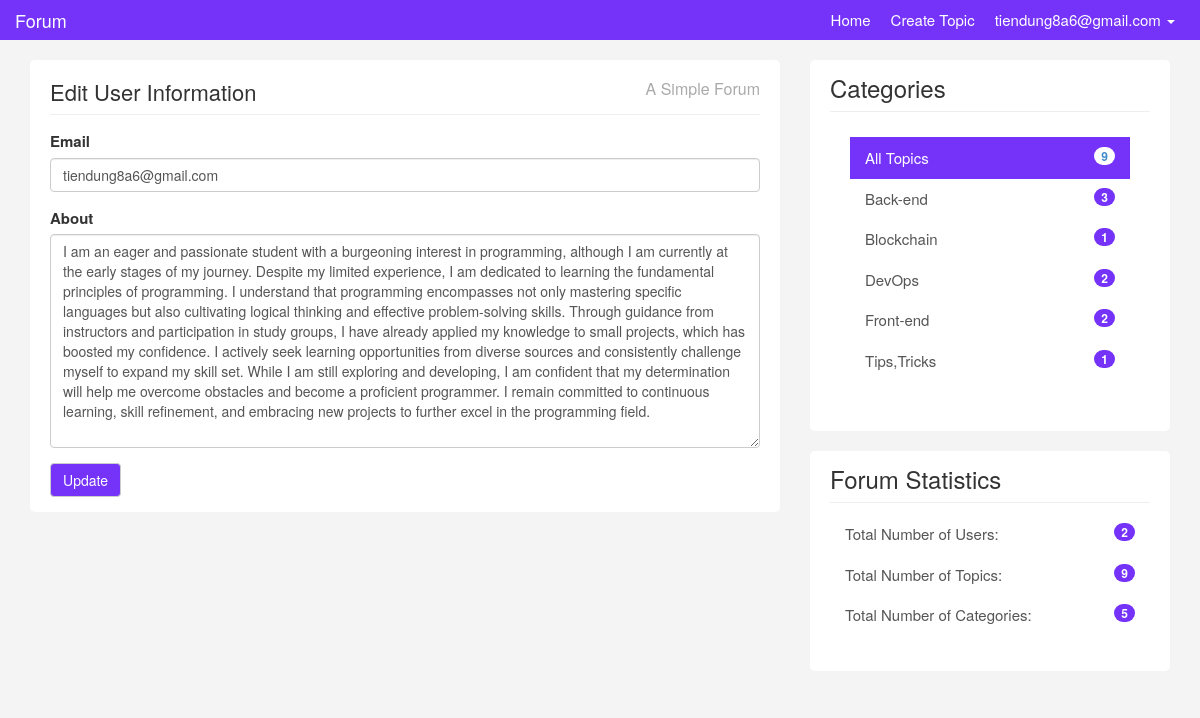
/users/edit-user.php?id=1 (signed in), run on the app's committed database.
### tables this page shows
CREATE TABLE `users` (
  `id` int(5) NOT NULL,
  `name` varchar(200) NOT NULL,
  `email` varchar(200) NOT NULL,
  `username` varchar(200) NOT NULL,
  `password` varchar(200) NOT NULL,
  `about` text NOT NULL,
  `avatar` varchar(200) NOT NULL,
  `created_at` timestamp NOT NULL DEFAULT current_timestamp()
);

CREATE TABLE `categories` (
  `id` int(5) NOT NULL,
  `name` varchar(200) NOT NULL,
  `created_at` timestamp NOT NULL DEFAULT current_timestamp()
);

### users/edit-user.php (the view, shortened to what this page needs)
<?php require "../includes/header.php"; ?>
<?php require "../config/config.php"; ?>
<?php
if (isset($_GET['id'])) {
	$id = $_GET['id'];
	$select = $conn->query("SELECT * FROM users WHERE id='$id' ");
	$select->execute();
	$user = $select->fetch(PDO::FETCH_OBJ);
}
?>
<div class="container">
	<div class="row">
		<div class="col-md-8">
			<div class="main-col">
				<div class="block">
					<h1 class="pull-left">Edit User Information</h1>
					<h4 class="pull-right">A Simple Forum</h4>
					<div class="clearfix"></div>
					<hr>
					<form role="form" method="POST" action="edit-user.php?id= <?php echo $id; ?>">
						<div class="form-group">
							<label>Email</label>
							<input type="text" value="<?php echo $user->email; ?> " class="form-control" name="email" placeholder="Enter email">
						</div>
						<div class="form-group">
							<label>About</label>
							<textarea id="body" rows="10" cols="80" class="form-control" name="about"><?php echo $user->about; ?></textarea>
						</div>
						<button type="submit" name="submit" class="color btn btn-default">Update</button>
					</form>
				</div>
			</div>
		</div>
<?php require "../includes/footer.php" ?>

### includes/footer.php (shortened to what this page needs)
<?php
$topics = $conn->query("SELECT COUNT(*) AS all_topics FROM topics");
$topics->execute();
$allTopics = $topics->fetch(PDO::FETCH_OBJ);
$categories = $conn->query("SELECT categories.id AS id, categories.name AS name,
        COUNT(topics.category) AS count_category FROM categories LEFT JOIN topics ON
        categories.name = topics.category GROUP BY (topics.category);");
$categories->execute();
$allCategories = $categories->fetchAll(PDO::FETCH_OBJ);
$users = $conn->query(" SELECT COUNT(*) AS count_users FROM users");
$users->execute();
$allUsers = $users->fetch(PDO::FETCH_OBJ);
$topics = $conn->query(" SELECT COUNT(*) AS count_topics FROM topics");
$topics->execute();
$allTopics_count = $topics->fetch(PDO::FETCH_OBJ);
$categories_count = $conn->query(" SELECT COUNT(*) AS categories_count FROM categories");
$categories_count->execute();
$allCategories_count = $categories_count->fetch(PDO::FETCH_OBJ)
?>
<div class="col-md-4">
    <div class="sidebar">
        <div class="block">
            <h3>Categories</h3>
            <div class="list-group block ">
                <a href="#" class="list-group-item active">All Topics <span class="badge pull-right"><?php echo $allTopics->all_topics; ?></span></a>
                <?php foreach ($allCategories as $category) : ?>
                    <a href="<?php echo APPURL; ?>/categories/show.php?name=<?php echo $category->name; ?>" class="list-group-item"><?php echo $category->name; ?><span class="color badge pull-right"><?php echo $category->count_category; ?></span></a>
                <?php endforeach; ?>
            </div>
        </div>
        <div class="block" style="margin-top: 20px;">
            <h3 class="margin-top: 40px">Forum Statistics</h3>
            <div class="list-group">
                <a href="#" class="list-group-item">Total Number of Users:<span class="color badge pull-right"><?php echo $allUsers->count_users; ?></span></a>
                <a href="#" class="list-group-item">Total Number of Topics:<span class="color badge pull-right"><?php echo $allTopics_count->count_topics; ?></span></a>
                <a href="#" class="list-group-item">Total Number of Categories: <span class="color badge pull-right"><?php echo $allCategories_count->categories_count; ?></span></a>
            </div>
        </div>
    </div>
</div>
</div>
</div>
</body>
</html>

### css/custom.css (style rules this page uses)
body { padding-top: 60px; background:#f4f4f4; font-size:15px; }
a { color:#5c5b69; }
hr { margin:10px 0 15px 0; }
h3 { margin-bottom:5px; }
.block { background:#fff; border-radius:5px; padding: 15px 20px; margin-bottom:20px; }
.main-col { overflow:auto; }
.main-col h1 { font-size:22px; margin:5px 0 0 0; padding:0; }
.main-col h4 { font-size:16px; margin:5px 0 0 0; padding:0; color:#aaa; }
.sidebar .block h3 { margin:0 0 10px 0; padding-bottom:10px; border-bottom:#eee solid 1px; }
a.list-group-item.active, a.list-group-item.active:hover, a.list-group-item.active:focus { background:rgb(117, 50, 249); border-radius:0; }
.list-group-item { border:0 }
.color { background-color: rgb(117, 50, 249); color: white; }

### data on the page
users: email "tiendung8a6@gmail.com", about "I am an eager and passionate student with a burgeoning interest in programming, although I am currently at the early stages of my journey. Despite my limited experience, I am dedicated to learning the fundamental principles of programming. I understand that programming encompasses not only mastering specific languages but also cultivating logical thinking and effective problem-solving skills. Through guidance from instructors and participation in study groups, I have already applied my knowledge to small projects, which has boosted my confidence. I actively seek learning opportunities from diverse sources and consistently challenge myself to expand my skill set. While I am still exploring…"
categories: name "Back-end", count_category "3"
categories: name "Blockchain", count_category "1"
categories: name "DevOps", count_category "2"
categories: name "Front-end", count_category "2"
categories: name "Tips,Tricks", count_category "1"

### other printed values
$_SESSION['username'] "tiendung8a6@gmail.com"
$allTopics->all_topics "9"
$allUsers->count_users "2"
$allTopics_count->count_topics "9"
$allCategories_count->categories_count "5"
